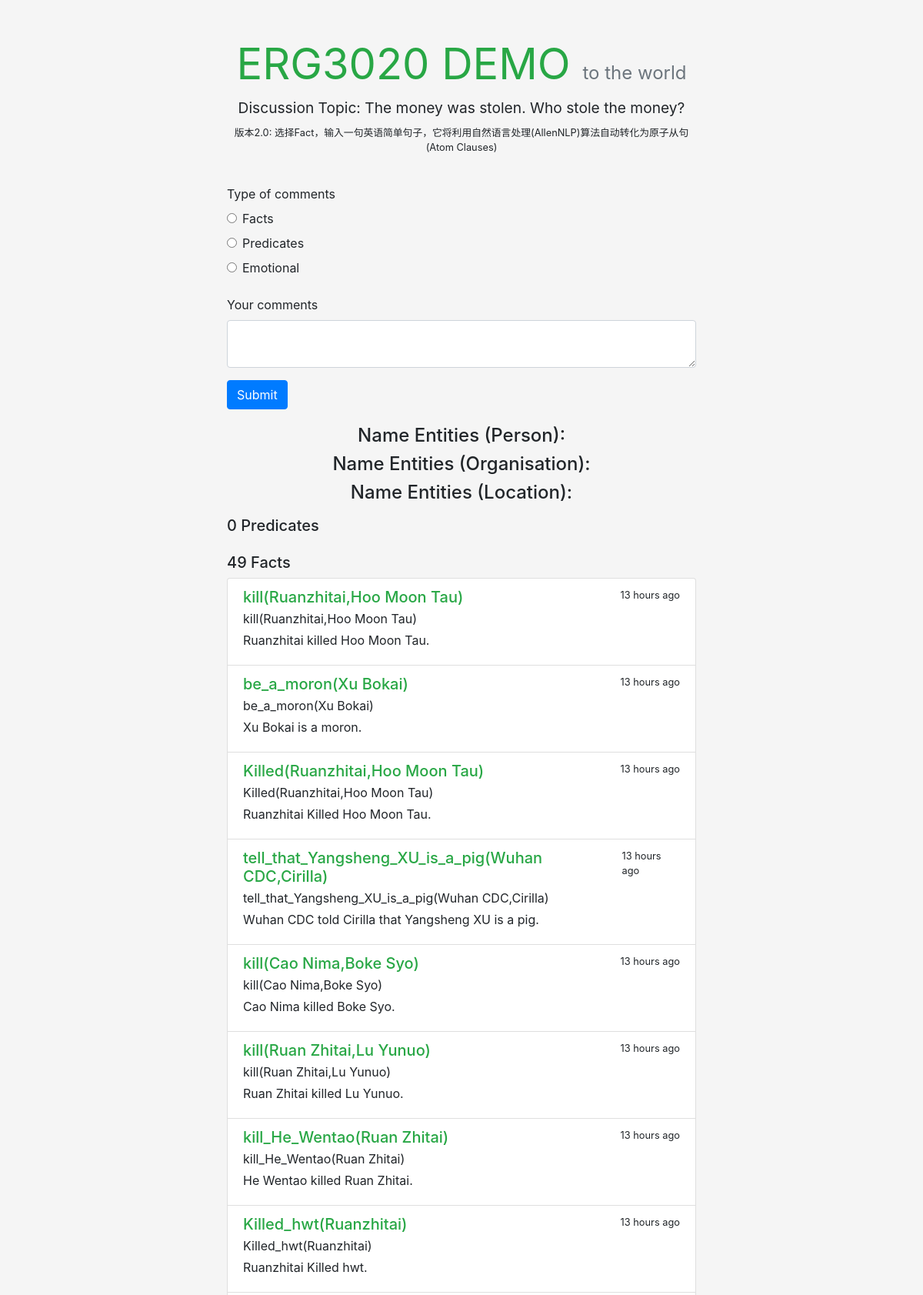
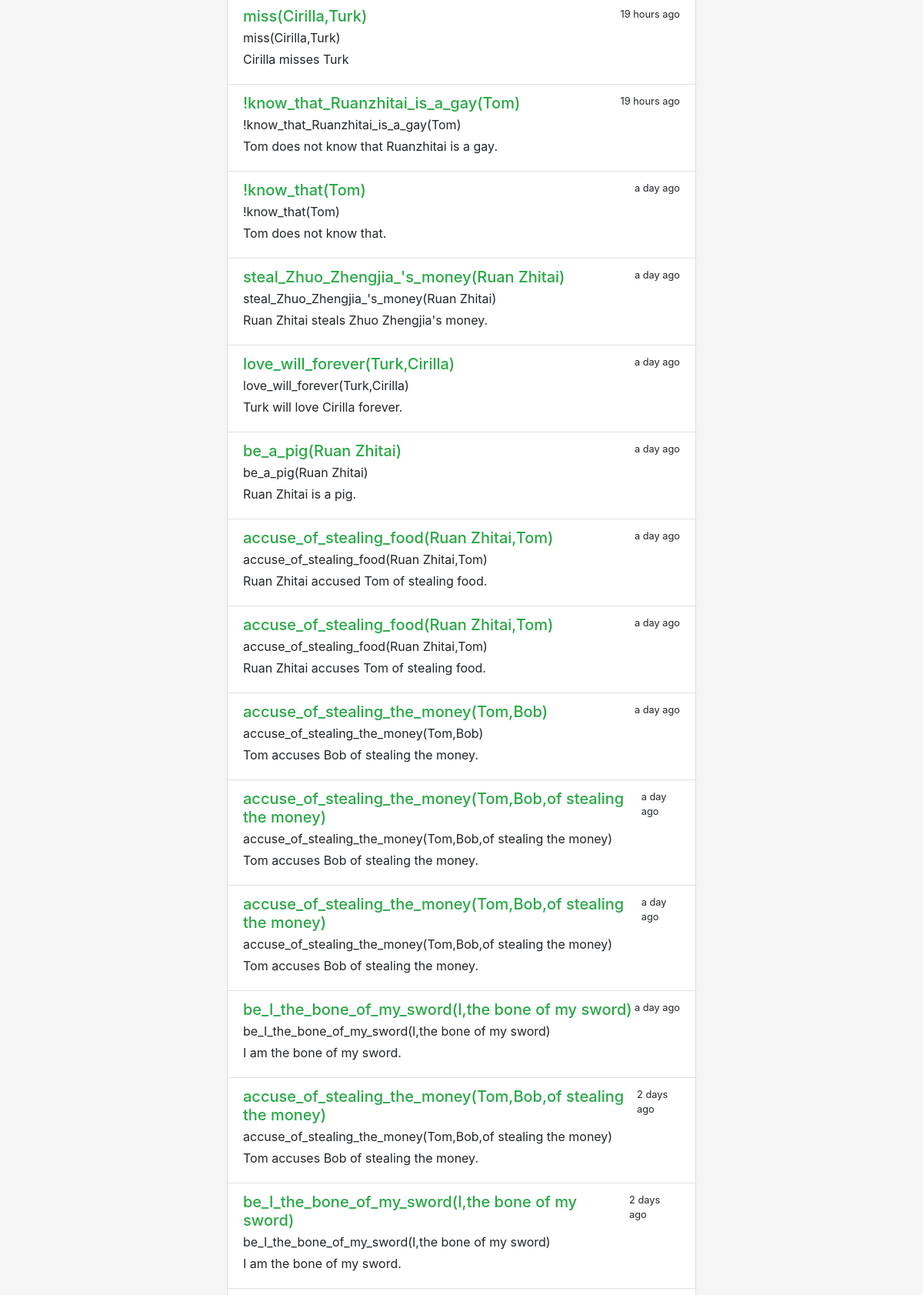
The page / (upper part) on the database its author committed (2 pictures, top to bottom).
### sayhello/models.py (models this page shows)
class Message(db.Model):
    __table_args__ = {'extend_existing': True}
    id = db.Column(db.Integer, primary_key=True)
    c_type = db.Column(db.String(20))
    body = db.Column(db.String(200))
    nl_body = db.Column(db.String(200))
    entity = db.Column(db.String(200))
    timestamp = db.Column(db.DateTime, default=datetime.utcnow, index=True)

### sayhello/views.py (the view, shortened to what this page needs)
@app.route('/', methods=['GET', 'POST'])
def index():
    fact_form = HelloForm()
    restore_form = RestoreForm()
    if restore_form.validate_on_submit():
        if restore_form.password.data == "1234":
            pass
    messages = Message.query.order_by(Message.timestamp.desc()).all()
    facts = []
    predicates = []
    emotionals = []
    for i in messages:
        if i.c_type == "Facts":
            facts.append(i)
        elif i.c_type == "Predicates":
            predicates.append(i)
        elif i.c_type == "Emotional":
            emotionals.append(i)
    return render_template('index.html', fact_form=fact_form, restore_form=restore_form, predicates=predicates, facts=facts, emotionals=emotionals)

### sayhello/forms.py
class HelloForm(FlaskForm):
    c_type = RadioField('Type of comments',
                        choices=[('Facts','Facts'),('Predicates','Predicates'),('Emotional','Emotional')],
                        validators=[DataRequired(), Length(1, 20)])
    body = TextAreaField('Your comments', validators=[DataRequired(), Length(1, 200)])
    submit = SubmitField(label='Submit')

class RestoreForm(FlaskForm):
    password = TextAreaField('Admin:', validators=[DataRequired(), Length(1, 200)])
    submit = SubmitField(label='Clear Knowledge Base')

### sayhello/templates/index.html (shortened to what this page needs)
{% extends 'base.html' %}
{% from 'bootstrap/form.html' import render_form %}
{% block content %}
    <div class="hello-form">
        {{ render_form(fact_form, action=request.full_path) }}
    </div>
    <h4 class="text-center">
        Name Entities (Person): {{ nen_per}}
    </h4>
    <h4 class="text-center">
        Name Entities (Organisation): {{ nen_org}}
    </h4>
    <h4 class="text-center">
        Name Entities (Location): {{ nen_loc}}
    </h4>
    <h5>{{ predicates|length }} Predicates</h5>
    <h5>{{ facts|length }} Facts</h5>
    <div class="list-group">
        {% for fact in facts %}
            <a class="list-group-item list-group-item-action flex-column">
                <div class="d-flex w-100 justify-content-between">
                    <h5 class="mb-1 text-success">{{ fact.body}}
                    </h5>
                    <small data-toggle="tooltip" data-placement="top"
                           data-timestamp="{{ fact.timestamp.strftime('%Y-%m-%dT%H:%M:%SZ') }}"
                           data-delay="500">
                        {{ moment(fact.timestamp).fromNow(refresh=True) }}
                    </small>
                </div>
                <p class="mb-1">{{ fact.body }}</p>
                <p class="mb-2">{{ fact.nl_body }}</p>
            </a>
        {% endfor %}
    </div>
{% endblock %}

### sayhello/templates/base.html (shortened to what this page needs)
<!DOCTYPE html>
<html lang="en">
<head>
    <link rel="stylesheet" href="{{ url_for('static', filename='css/bootstrap.min.css') }}" type="text/css">
    <link rel="stylesheet" href="{{ url_for('static', filename='css/style.css') }}" type="text/css">
</head>
<body>
<main class="container">
    <header>
        <h1 class="text-center display-4">
            <a href="{{ url_for('index') }}" class="text-success"><strong>ERG3020 DEMO</strong></a>
            <small class="text-muted sub-title">to the world</small>
        </h1>
        <h4 class="text-center">
            <small>Discussion Topic: The money was stolen. Who stole the money?</small>
        </h4>
        <h6 class="text-center">
            <small>版本2.0: 选择Fact，输入一句英语简单句子，它将利用自然语言处理(AllenNLP)算法自动转化为原子从句(Atom Clauses)</small>
        </h6>
    </header>
    {% block content %}{% endblock %}
</main>
</body>
</html>

### sayhello/static/css/style.css (style rules this page uses)
body { background-color: rgb(245, 245, 245) !important; }
p { overflow-wrap: break-word; word-wrap: break-word; }
.container { max-width: 640px !important; }
.hello-form { margin-bottom: 20px; }
header { margin: 50px 0 40px 0; }
header h1 { font-size: 60px; font-weight: bold; }
.sub-title { font-size: 24px; }
header a { text-decoration: none !important; }

### rows shown on the page
Message: body "kill(Ruanzhitai,Hoo Moon Tau)", timestamp "13 hours ago", nl_body "Ruanzhitai killed Hoo Moon Tau."
Message: body "be_a_moron(Xu Bokai)", timestamp "13 hours ago", nl_body "Xu Bokai is a moron."
Message: body "Killed(Ruanzhitai,Hoo Moon Tau)", timestamp "13 hours ago", nl_body "Ruanzhitai Killed Hoo Moon Tau."
Message: body "tell_that_Yangsheng_XU_is_a_pig(Wuhan CDC,Cirilla)", timestamp "13 hours ago", nl_body "Wuhan CDC told Cirilla that Yangsheng XU is a pig."
Message: body "kill(Cao Nima,Boke Syo)", timestamp "13 hours ago", nl_body "Cao Nima killed Boke Syo."
Message: body "kill(Ruan Zhitai,Lu Yunuo)", timestamp "13 hours ago", nl_body "Ruan Zhitai killed Lu Yunuo."
Message: body "kill_He_Wentao(Ruan Zhitai)", timestamp "13 hours ago", nl_body "He Wentao killed Ruan Zhitai."
Message: body "Killed_hwt(Ruanzhitai)", timestamp "13 hours ago", nl_body "Ruanzhitai Killed hwt."
Message: body "miss(Cirilla,Turk)", timestamp "19 hours ago", nl_body "Cirilla misses Turk"
Message: body "!know_that_Ruanzhitai_is_a_gay(Tom)", timestamp "19 hours ago", nl_body "Tom does not know that Ruanzhitai is a gay."
Message: body "!know_that(Tom)", timestamp "a day ago", nl_body "Tom does not know that."
Message: body "steal_Zhuo_Zhengjia_'s_money(Ruan Zhitai)", timestamp "a day ago", nl_body "Ruan Zhitai steals Zhuo Zhengjia's money."
Message: body "love_will_forever(Turk,Cirilla)", timestamp "a day ago", nl_body "Turk will love Cirilla forever."
Message: body "be_a_pig(Ruan Zhitai)", timestamp "a day ago", nl_body "Ruan Zhitai is a pig."
Message: body "accuse_of_stealing_food(Ruan Zhitai,Tom)", timestamp "a day ago", nl_body "Ruan Zhitai accused Tom of stealing food."
Message: body "accuse_of_stealing_food(Ruan Zhitai,Tom)", timestamp "a day ago", nl_body "Ruan Zhitai accuses Tom of stealing food."
Message: body "accuse_of_stealing_the_money(Tom,Bob)", timestamp "a day ago", nl_body "Tom accuses Bob of stealing the money."
Message: body "accuse_of_stealing_the_money(Tom,Bob,of stealing the money)", timestamp "a day ago", nl_body "Tom accuses Bob of stealing the money."
Message: body "accuse_of_stealing_the_money(Tom,Bob,of stealing the money)", timestamp "a day ago", nl_body "Tom accuses Bob of stealing the money."
Message: body "be_I_the_bone_of_my_sword(I,the bone of my sword)", timestamp "a day ago", nl_body "I am the bone of my sword."
Message: body "accuse_of_stealing_the_money(Tom,Bob,of stealing the money)", timestamp "2 days ago", nl_body "Tom accuses Bob of stealing the money."
Message: body "be_I_the_bone_of_my_sword(I,the bone of my sword)", timestamp "2 days ago", nl_body "I am the bone of my sword."

### other values the page prints
{{ predicates|length }} "0"
{{ facts|length }} "49"
